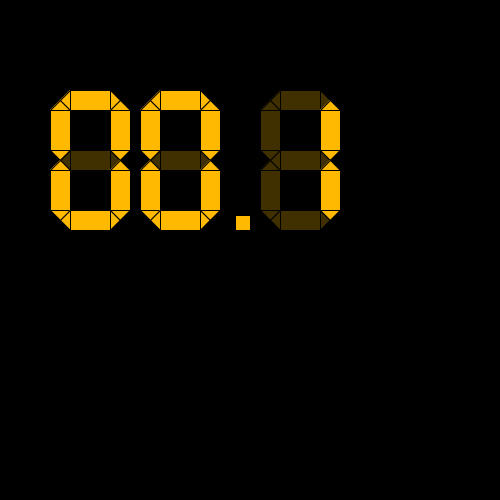
Frame 1 (no input)
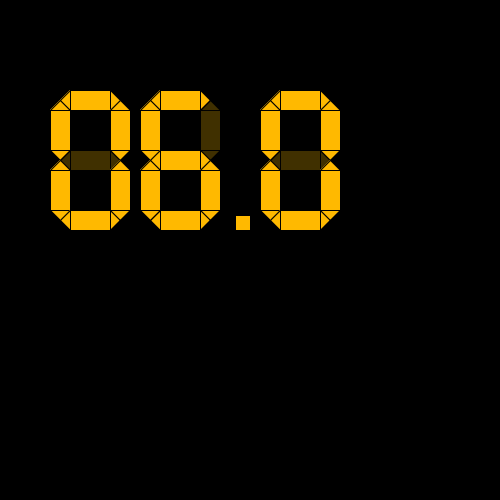
Frame 60 (the mouse pressed at the canvas centre just before this capture)
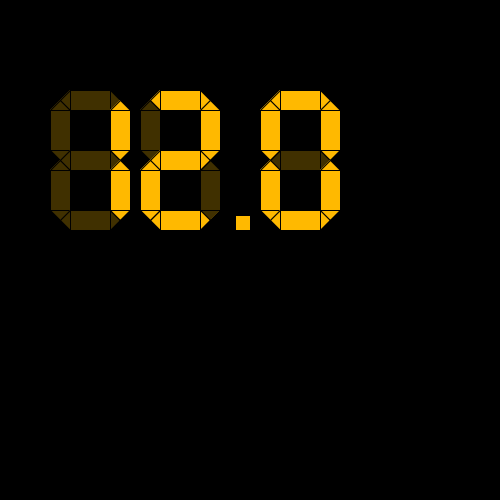
Frame 120 (the mouse held since frame 60 and released just before this capture)

The Processing sketch that drew these frames (run headless with seeded random() and noise(); from frame 60 on, the mouse is pressed at the canvas centre):

// Processing sketch: processing_79481
// ── processing_79481.pde

color dark, lite;
int i;
void setup(){
  size(500,500);
  background(0);
  stroke(0);
  frameRate(10);
}
void draw(){
  lite = color(255,185,0);
  dark = color(64,48,0);
  i = i+1;
  three_digit(i,50,90);
}
  


  
  void hexa(float xbase, float ybase) {
    rect(xbase,ybase+10, 20, 40);
    triangle (xbase, ybase+10, xbase+20, ybase+10, xbase + 10, ybase);
    triangle(xbase, ybase+50, xbase+20,ybase+50,xbase+10,ybase+60);
  }

void rexa(float xbase, float ybase){
  triangle(xbase, ybase+10,xbase+10,ybase, xbase+10, ybase+20);
  rect(xbase+10,ybase,40,20);
  triangle(xbase+50,ybase,xbase+50,ybase+20,xbase+60,ybase+10);
}
void digit(float xbase, float ybase){
  hexa(xbase, ybase+10);
  hexa(xbase,ybase+70);
  rexa(xbase+10,ybase);
  rexa(xbase+10,ybase+60);
  rexa(xbase+10,ybase+120);
  hexa(xbase+60,ybase+10);
  hexa(xbase+60,ybase+70);
}
void one(float xbase,float ybase){
  hexa(xbase+60,ybase+10);
  hexa(xbase+60,ybase+70);
}
void two(float xbase, float ybase){
  rexa(xbase+10, ybase);
  rexa(xbase+10,ybase+60);
  rexa(xbase+10,ybase+120);
  hexa(xbase+60,ybase+10);
  hexa(xbase,ybase+70);
}

void three(float xbase, float ybase){
  rexa(xbase+10,ybase);
  hexa(xbase+60,ybase+10);
  rexa(xbase+10,ybase+60);
  hexa(xbase+60,ybase+70);
  rexa(xbase+10,ybase+120);
}

void four(float xbase, float ybase){
  hexa(xbase,ybase+10);
  rexa(xbase+10,ybase+60);
  hexa(xbase+60,ybase+10);
  hexa(xbase+60,ybase+70);
}

void five(float xbase, float ybase){
  rexa(xbase+10,ybase);
  hexa(xbase, ybase+10);
  rexa(xbase+10,ybase+60);
  hexa(xbase+60,ybase+70);
  rexa(xbase+10,ybase+120);
}

void six(float xbase, float ybase){
  rexa(xbase+10,ybase);
  hexa(xbase, ybase+10);
  rexa(xbase+10,ybase+60);
  hexa(xbase+60,ybase+70);
  rexa(xbase+10,ybase+120);
  hexa(xbase, ybase+70);
}
void seven(float xbase, float ybase){
   hexa(xbase+60,ybase+10);
  hexa(xbase+60,ybase+70);
  rexa(xbase+10, ybase);
}
void eight(float xbase, float ybase){
    hexa(xbase, ybase+10);
  hexa(xbase,ybase+70);
  rexa(xbase+10,ybase);
  rexa(xbase+10,ybase+60);
  rexa(xbase+10,ybase+120);
  hexa(xbase+60,ybase+10);
  hexa(xbase+60,ybase+70);
}

void nine(float xbase, float ybase){
     hexa(xbase, ybase+10);
  hexa(xbase+60,ybase+70);
  rexa(xbase+10,ybase);
  rexa(xbase+10,ybase+60);
  hexa(xbase+60,ybase+10);
}

void zero(float xbase, float ybase){
     hexa(xbase, ybase+10);
  hexa(xbase,ybase+70);
  rexa(xbase+10,ybase);
  rexa(xbase+10,ybase+120);
  hexa(xbase+60,ybase+10);
  hexa(xbase+60,ybase+70);
}

void sel(int n, float xbase, float ybase) {
  fill(lite);
  if (n == 0) {
      zero(xbase,ybase);
  }
  if (n==1) {
    one(xbase,ybase);
  }
  if (n==2) {
    two(xbase,ybase);
  }
  if (n==3){
    three(xbase,ybase);
  }
  if (n==4){
    four(xbase,ybase);
  }
  if (n==5){
    five(xbase,ybase);
  }
  if (n==6){
    six(xbase,ybase);
  }
  if (n==7){
    seven(xbase,ybase);
  }
  if (n==8){
    eight(xbase,ybase);
  }
  if (n==9){
    nine(xbase,ybase);
  }
}
void three_digit(int n, float xbase, float ybase) {
  fill(dark);
  digit(50,90);
  digit(140,90);
  digit(260,90);
  fill(lite);
  rect(xbase+185, ybase+125, 15, 15);
  sel((n/100)%10,xbase,ybase);
  sel((n/10)%10,xbase+90,ybase);
  sel(n%10,xbase+210,ybase);
}
